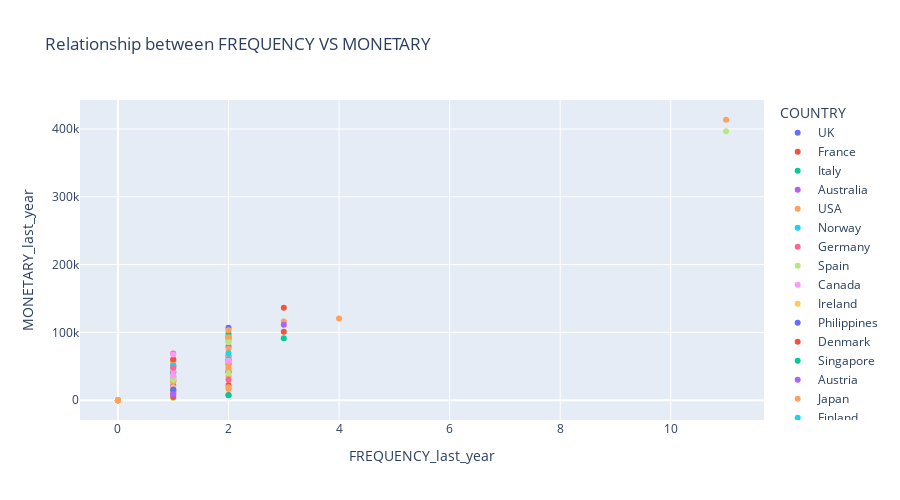

Notebook cell for this chart:
### Markdown cell above
Let's check the relationship between the FREQUENCY and Monetary

This code creates a scatter plot using the `px.scatter()` function from the Plotly Express library. The scatter plot visualizes the relationship between the frequency of purchases and the monetary value of customer purchases, with each data point colored based on the country of the customer. The `data_frame` parameter specifies the DataFrame (`customer_df`) to use for the plot, while the `x` and `y` parameters specify which columns to use for the x-axis and y-axis, respectively (`FREQUENCY_last_year` and `MONETARY_last_year`).

The `title` parameter is used to add a title to the plot. The `color` parameter is used to add color encoding to the plot based on the `COUNTRY` column in `customer_df`. The `height` parameter specifies the height of the plot in pixels.

The `fig.show()` function is used to display the plot.

This scatter plot can help identify trends or patterns in customer behavior related to the frequency and monetary value of purchases. For example, it may reveal that customers who make frequent purchases and have spent more money are more likely to be high-value customers who are more likely to make repeat purchases. By identifying these trends, businesses can develop targeted marketing strategies to better engage and retain customers.

In the following picture can be seen that generally customers who buy more frequently invest a greater amount of money in the year.

### Code cell
# Creating a scatter plot using the Plotly Express library
fig = px.scatter(
    data_frame=customer_df,
    x = "FREQUENCY_last_year",
    y= "MONETARY_last_year",
    title = "Relationship between FREQUENCY VS MONETARY",
    color = "COUNTRY",
    height=500
)
# Displaying the plot
fig.show()

### Figure 1 — Plotly figure (JSON) as saved in the notebook; plotly's stock layout.template omitted (floating-point values rounded to 4 significant figures)
{"data": [{"hovertemplate": "COUNTRY=UK<br>FREQUENCY_last_year=%{x}<br>MONETARY_last_year=%{y}<extra></extra>", "legendgroup": "UK", "marker": {"color": "#636efa", "symbol": "circle"}, "mode": "markers", "name": "UK", "orientation": "v", "showlegend": true, "type": "scatter", "x": [2, 0, 1, 1, 1], "xaxis": "x", "y": [106800.0, 0, 13740.0, 40800.0, 51330.0], "yaxis": "y"}, {"hovertemplate": "COUNTRY=France<br>FREQUENCY_last_year=%{x}<br>MONETARY_last_year=%{y}<extra></extra>", "legendgroup": "France", "marker": {"color": "#EF553B", "symbol": "circle"}, "mode": "markers", "name": "France", "orientation": "v", "showlegend": true, "type": "scatter", "x": [1, 2, 1, 2, 0, 2, 3, 2, 2, 2, 3, 0], "xaxis": "x", "y": [15140.0, 7620.0, 59070.0, 42000.0, 0, 58990.0, 136300.0, 52950.0, 22450.0, 41100.0, 100900.0, 0], "yaxis": "y"}, {"hovertemplate": "COUNTRY=Italy<br>FREQUENCY_last_year=%{x}<br>MONETARY_last_year=%{y}<extra></extra>", "legendgroup": "Italy", "marker": {"color": "#00cc96", "symbol": "circle"}, "mode": "markers", "name": "Italy", "orientation": "v", "showlegend": true, "type": "scatter", "x": [2, 2, 1], "xaxis": "x", "y": [94120.0, 97930.0, 41700.0], "yaxis": "y"}, {"hovertemplate": "COUNTRY=Australia<br>FREQUENCY_last_year=%{x}<br>MONETARY_last_year=%{y}<extra></extra>", "legendgroup": "Australia", "marker": {"color": "#ab63fa", "symbol": "circle"}, "mode": "markers", "name": "Australia", "orientation": "v", "showlegend": true, "type": "scatter", "x": [2, 1, 2, 1, 2], "xaxis": "x", "y": [65010.0, 12330.0, 91222, 21730.0, 79200.0], "yaxis": "y"}, {"hovertemplate": "COUNTRY=USA<br>FREQUENCY_last_year=%{x}<br>MONETARY_last_year=%{y}<extra></extra>", "legendgroup": "USA", "marker": {"color": "#FFA15A", "symbol": "circle"}, "mode": "markers", "name": "USA", "orientation": "v", "showlegend": true, "type": "scatter", "x": [2, 1, 0, 1, 1, 0, 2, 2, 3, 0, 2, 2, 1, 2, 2, 2, 0, 1, 1, 1, 11, 1, 1, 2, 1, 2, 0, 2, 0, 2, 1, 2, 0, 1, 0], "xaxis": "x", "y": [19200.0, 3987.0, 0, 27450.0, 27730.0, 0, 46590.0, 54200.0, 116000.0, 0, 87060.0, 75780.0, 29340.0, 34890.0, 92930.0, 103100.0, 0, 31450.0, 46870.0, 11020.0, 413500.0, 30350.0, 49000.0, 64960.0, 55570.0, 57200.0, 0, 48900.0, 0, 16450.0, 27990.0, 53650.0, 0, 56370.0, 0], "yaxis": "y"}, {"hovertemplate": "COUNTRY=Norway<br>FREQUENCY_last_year=%{x}<br>MONETARY_last_year=%{y}<extra></extra>", "legendgroup": "Norway", "marker": {"color": "#19d3f3", "symbol": "circle"}, "mode": "markers", "name": "Norway", "orientation": "v", "showlegend": true, "type": "scatter", "x": [2, 1, 1], "xaxis": "x", "y": [60420.0, 16360.0, 34150.0], "yaxis": "y"}, {"hovertemplate": "COUNTRY=Germany<br>FREQUENCY_last_year=%{x}<br>MONETARY_last_year=%{y}<extra></extra>", "legendgroup": "Germany", "marker": {"color": "#FF6692", "symbol": "circle"}, "mode": "markers", "name": "Germany", "orientation": "v", "showlegend": true, "type": "scatter", "x": [1, 1, 1], "xaxis": "x", "y": [34990.0, 9215.0, 68940.0], "yaxis": "y"}, {"hovertemplate": "COUNTRY=Spain<br>FREQUENCY_last_year=%{x}<br>MONETARY_last_year=%{y}<extra></extra>", "legendgroup": "Spain", "marker": {"color": "#B6E880", "symbol": "circle"}, "mode": "markers", "name": "Spain", "orientation": "v", "showlegend": true, "type": "scatter", "x": [0, 1, 1, 11, 1], "xaxis": "x", "y": [0, 34550.0, 30180.0, 396500.0, 3221.0], "yaxis": "y"}, {"hovertemplate": "COUNTRY=Canada<br>FREQUENCY_last_year=%{x}<br>MONETARY_last_year=%{y}<extra></extra>", "legendgroup": "Canada", "marker": {"color": "#FF97FF", "symbol": "circle"}, "mode": "markers", "name": "Canada", "orientation": "v", "showlegend": true, "type": "scatter", "x": [1, 2, 1], "xaxis": "x", "y": [36580.0, 58260.0, 43330.0], "yaxis": "y"}, {"hovertemplate": "COUNTRY=Ireland<br>FREQUENCY_last_year=%{x}<br>MONETARY_last_year=%{y}<extra></extra>", "legendgroup": "Ireland", "marker": {"color": "#FECB52", "symbol": "circle"}, "mode": "markers", "name": "Ireland", "orientation": "v", "showlegend": true, "type": "scatter", "x": [1], "xaxis": "x", "y": [18970.0], "yaxis": "y"}, {"hovertemplate": "COUNTRY=Philippines<br>FREQUENCY_last_year=%{x}<br>MONETARY_last_year=%{y}<extra></extra>", "legendgroup": "Philippines", "marker": {"color": "#636efa", "symbol": "circle"}, "mode": "markers", "name": "Philippines", "orientation": "v", "showlegend": true, "type": "scatter", "x": [1], "xaxis": "x", "y": [15930.0], "yaxis": "y"}, {"hovertemplate": "COUNTRY=Denmark<br>FREQUENCY_last_year=%{x}<br>MONETARY_last_year=%{y}<extra></extra>", "legendgroup": "Denmark", "marker": {"color": "#EF553B", "symbol": "circle"}, "mode": "markers", "name": "Denmark", "orientation": "v", "showlegend": true, "type": "scatter", "x": [1, 1], "xaxis": "x", "y": [4749.0, 60270.0], "yaxis": "y"}, {"hovertemplate": "COUNTRY=Singapore<br>FREQUENCY_last_year=%{x}<br>MONETARY_last_year=%{y}<extra></extra>", "legendgroup": "Singapore", "marker": {"color": "#00cc96", "symbol": "circle"}, "mode": "markers", "name": "Singapore", "orientation": "v", "showlegend": true, "type": "scatter", "x": [2, 3], "xaxis": "x", "y": [7303.0, 91280.0], "yaxis": "y"}, {"hovertemplate": "COUNTRY=Austria<br>FREQUENCY_last_year=%{x}<br>MONETARY_last_year=%{y}<extra></extra>", "legendgroup": "Austria", "marker": {"color": "#ab63fa", "symbol": "circle"}, "mode": "markers", "name": "Austria", "orientation": "v", "showlegend": true, "type": "scatter", "x": [1, 3], "xaxis": "x", "y": [8775.0, 111200.0], "yaxis": "y"}, {"hovertemplate": "COUNTRY=Japan<br>FREQUENCY_last_year=%{x}<br>MONETARY_last_year=%{y}<extra></extra>", "legendgroup": "Japan", "marker": {"color": "#FFA15A", "symbol": "circle"}, "mode": "markers", "name": "Japan", "orientation": "v", "showlegend": true, "type": "scatter", "x": [0, 4], "xaxis": "x", "y": [0, 120600.0], "yaxis": "y"}, {"hovertemplate": "COUNTRY=Finland<br>FREQUENCY_last_year=%{x}<br>MONETARY_last_year=%{y}<extra></extra>", "legendgroup": "Finland", "marker": {"color": "#19d3f3", "symbol": "circle"}, "mode": "markers", "name": "Finland", "orientation": "v", "showlegend": true, "type": "scatter", "x": [1, 1, 2], "xaxis": "x", "y": [49060.0, 51370.0, 69170.0], "yaxis": "y"}, {"hovertemplate": "COUNTRY=Belgium<br>FREQUENCY_last_year=%{x}<br>MONETARY_last_year=%{y}<extra></extra>", "legendgroup": "Belgium", "marker": {"color": "#FF6692", "symbol": "circle"}, "mode": "markers", "name": "Belgium", "orientation": "v", "showlegend": true, "type": "scatter", "x": [1, 2], "xaxis": "x", "y": [47760.0, 30090.0], "yaxis": "y"}, {"hovertemplate": "COUNTRY=Sweden<br>FREQUENCY_last_year=%{x}<br>MONETARY_last_year=%{y}<extra></extra>", "legendgroup": "Sweden", "marker": {"color": "#B6E880", "symbol": "circle"}, "mode": "markers", "name": "Sweden", "orientation": "v", "showlegend": true, "type": "scatter", "x": [2, 2], "xaxis": "x", "y": [85550.0, 39750.0], "yaxis": "y"}, {"hovertemplate": "COUNTRY=Switzerland<br>FREQUENCY_last_year=%{x}<br>MONETARY_last_year=%{y}<extra></extra>", "legendgroup": "Switzerland", "marker": {"color": "#FF97FF", "symbol": "circle"}, "mode": "markers", "name": "Switzerland", "orientation": "v", "showlegend": true, "type": "scatter", "x": [1], "xaxis": "x", "y": [67280.0], "yaxis": "y"}], "layout": {"height": 500, "legend": {"title": {"text": "COUNTRY"}, "tracegroupgap": 0}, "title": {"text": "Relationship between FREQUENCY VS MONETARY"}, "xaxis": {"anchor": "y", "domain": [0, 1], "title": {"text": "FREQUENCY_last_year"}}, "yaxis": {"anchor": "x", "domain": [0, 1], "title": {"text": "MONETARY_last_year"}}}}
